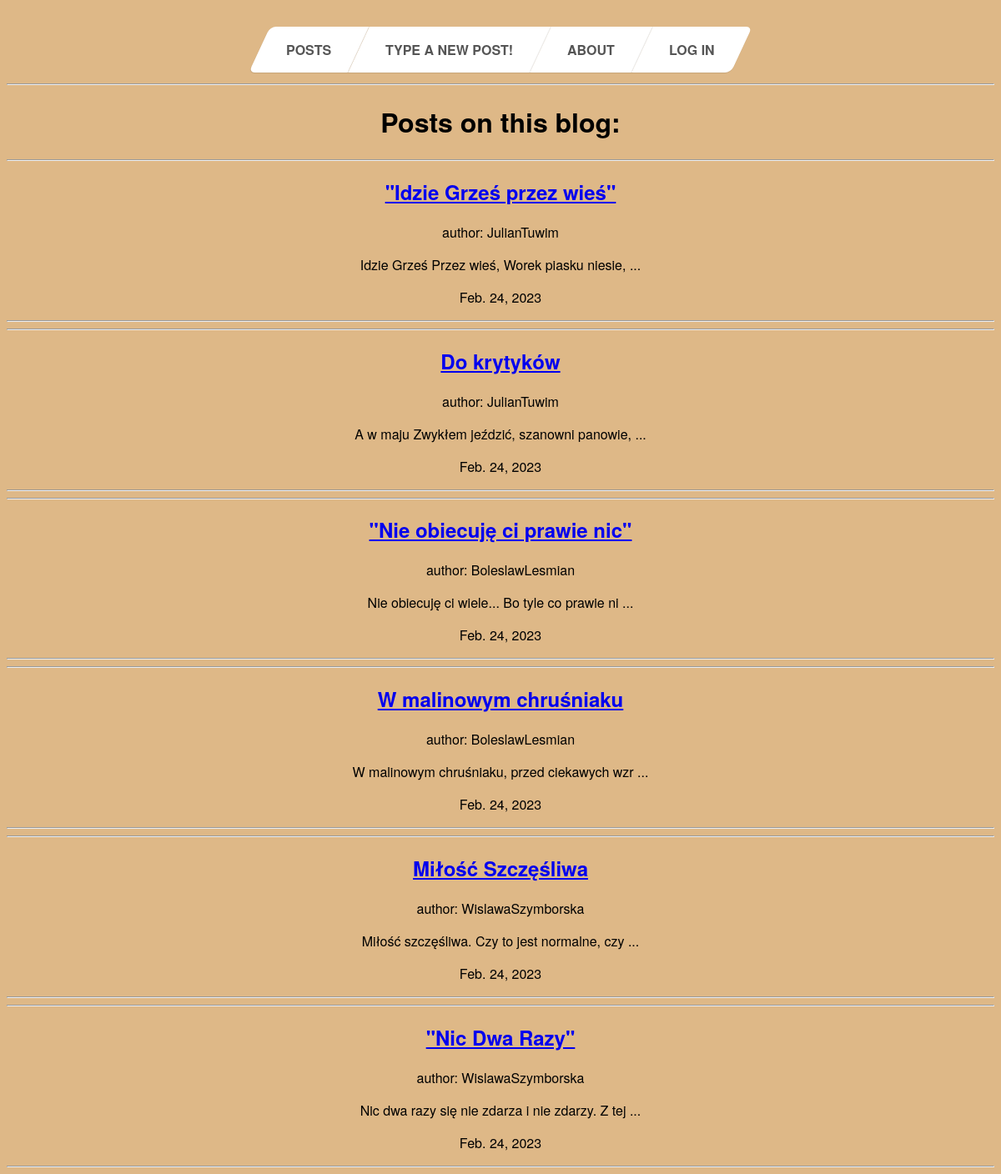
/posts/, run on the app's committed database.
### posts/models.py (models this page shows, shortened)
class Post(models.Model):
    title = models.CharField(max_length = 100)
    content = models.TextField()
    author = models.CharField(max_length= 20)
    importance = models.CharField(choices=POST_IMPORTANCE, default='Even Important', max_length = 100)
    date = models.DateField(auto_now_add=True)
    def cut_article(self):
        return self.content[:50] + " ..."

### posts/views.py (the view)
# urls.py: path('posts/', list_posts),
def list_posts(request):
    posts = Post.objects.all().order_by('date')[::-1]
    context={
        'posts': posts,
    }
    return render(request,'posts.html', context)

### posts/templates/posts.html
{% extends 'base.html' %}
{% block content %}
  <h1>Posts on this blog:</h1>
  {% for post in posts %}
  <div class="Wpis">
      <hr>
      <h2><a href="{% url 'blog-post-detail' post.id %}"> {{post.title}}</a></h2>
      <p> author: {{post.author}}</p>
      <p>{{post.cut_article}}</p>
      <p>{{post.date}}</p>
      <hr>
  </div>
  {% endfor %}
</div>
{% endblock %}

### blog/templates/base.html (shortened to what this page needs)
<!DOCTYPE html>
<html lang="en" >
<head>
  {% load static %}
  <link rel="stylesheet" href="{% static 'style.css' %}">
</head>
<body>
<nav class="skew-menu">
  <ul>
    <li><a href="/posts">Posts</a></li>
    <li><a href="/addpost/">Type a new Post! </a></li>
    <li><a href="/about/">About</a></li>
    {% if request.user.is_authenticated %}
      <li><a href="/users/profile">Profile</a></li>
      <li><a href="/users/logout">Log Out</a></li>
    {% else %}
      <li><a href="/users/login">Log In</a></li>
    {% endif %}
  </ul>
  <hr>
</nav>
<div class="wrapper">
    {% block content %}
    {% endblock %}
</body>
</html>

### posts/static/style.css (style rules this page uses)
body { font-family: Helvetica Neue, Helvetica, sans-serif; background: burlywood; }
.skew-menu { text-align: center; margin-top: 2em; }
.skew-menu ul { display: inline-block; margin: 0; padding: 0; list-style: none; transform: skew(-25deg); }
.skew-menu ul li { background: #fff; float: left; border-right: 1px solid #eee; box-shadow: 0 1px 1px rgba(0, 0, 0, 0.1); text-transform: uppercase; color: #555; font-weight: bolder; transition: all 0.3s linear; }
.skew-menu ul li:first-child { border-radius: 7px 0 0 7px; }
.skew-menu ul li:last-child { border-right: none; border-radius: 0 7px 7px 0; }
.skew-menu ul li a { display: block; padding: 1em 2em; color: inherit; text-decoration: none; transform: skew(25deg); }

### blog/templates/base.html (style rules this page uses)
h1 { text-align: center; }
p { text-align: center; }
div { text-align: center }

### data on the page
Post: title "\"Idzie Grześ przez wieś\"", author "JulianTuwim", cut_article "Idzie Grześ Przez wieś, Wo­rek pia­sku nie­sie, ...", date "Feb. 24, 2023"
Post: title "Do krytyków", author "JulianTuwim", cut_article "A w maju Zwy­kłem jeź­dzić, sza­now­ni pa­no­wie, ...", date "Feb. 24, 2023"
Post: title "\"Nie obiecuję ci prawie nic\"", author "BoleslawLesmian", cut_article "Nie obie­cu­ję ci wie­le... Bo tyle co pra­wie ni ...", date "Feb. 24, 2023"
Post: title "W malinowym chruśniaku", author "BoleslawLesmian", cut_article "W ma­li­no­wym chru­śnia­ku, przed cie­ka­wych wzr ...", date "Feb. 24, 2023"
Post: title "Miłość Szczęśliwa", author "WislawaSzymborska", cut_article "Mi­łość szczę­śli­wa. Czy to jest nor­mal­ne, czy ...", date "Feb. 24, 2023"
Post: title "\"Nic Dwa Razy\"", author "WislawaSzymborska", cut_article "Nic dwa razy się nie zda­rza i nie zda­rzy. Z tej ...", date "Feb. 24, 2023"
